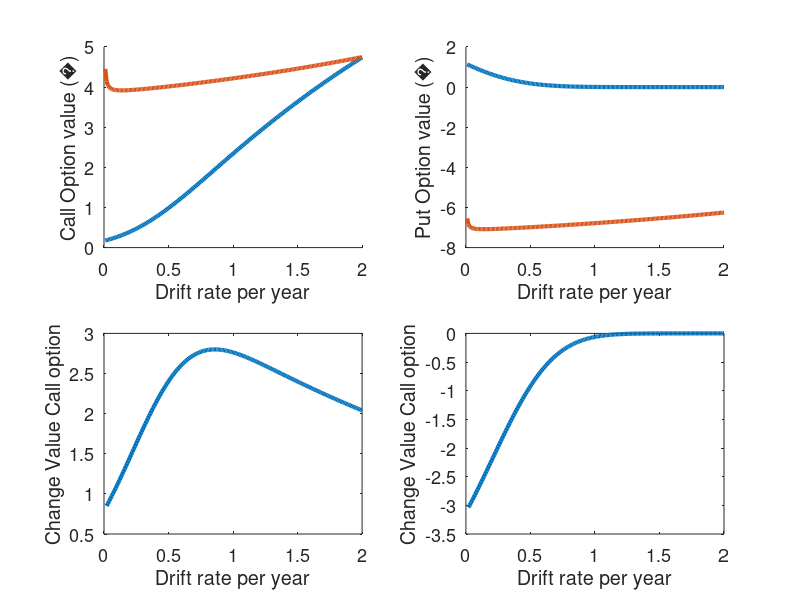

Source code (MATLAB):
%% Preambule
mu=0.02;
sigma=0.2;
time=82/252;
yield=0;
Strike=12;
Start=11;
DStart=0.257;
DDStart=0.002576;

DStartP=-0.743;
DDStartP=0.002576;

%% Data
ValueCall=[];
ValuePut=[];
ValueCall2=[];
ValuePut2=[];
muvec=[];
resolution=0.01;
for i=1:200,
    mu=0+i*resolution;
    [A,B]=blsprice(Start,Strike,mu,time,sigma,yield);
    ValueCall(end+1)=A;
    ValuePut(end+1)=B;
    muvec(end+1)=mu;
    ValueCall2(end+1)=exp(mu*time)+0.5*sigma^2*Start^2*DDStart/mu+Start*DStart;
    ValuePut2(end+1)=exp(mu*time)+0.5*sigma^2*Start^2*DDStartP/mu+Start*DStartP;
end

%% Plots

subplot(2,2,1)
hold on
plot(muvec,ValueCall,'LineWidth',3)
plot(muvec,ValueCall2,'LineWidth',3)
hold off
xlabel('Drift rate per year','FontSize', 15)
ylabel('Call Option value (�)','FontSize', 15)
set(gca,'FontSize',13)

subplot(2,2,2)
hold on
plot(muvec,ValuePut,'LineWidth',3)
plot(muvec,ValuePut2,'LineWidth',3)
hold off
xlabel('Drift rate per year','FontSize', 15)
ylabel('Put Option value (�)','FontSize', 15)
set(gca,'FontSize',13)

subplot(2,2,3)
plot(muvec(2:end),diff(ValueCall)/resolution,'LineWidth',3)
xlabel('Drift rate per year','FontSize', 15)
ylabel('Change Value Call option','FontSize', 15)
set(gca,'FontSize',13)
ValueCall
subplot(2,2,4)
plot(muvec(2:end),diff(ValuePut)/resolution,'LineWidth',3)
xlabel('Drift rate per year','FontSize', 15)
ylabel('Change Value Call option','FontSize', 15)
set(gca,'FontSize',13)